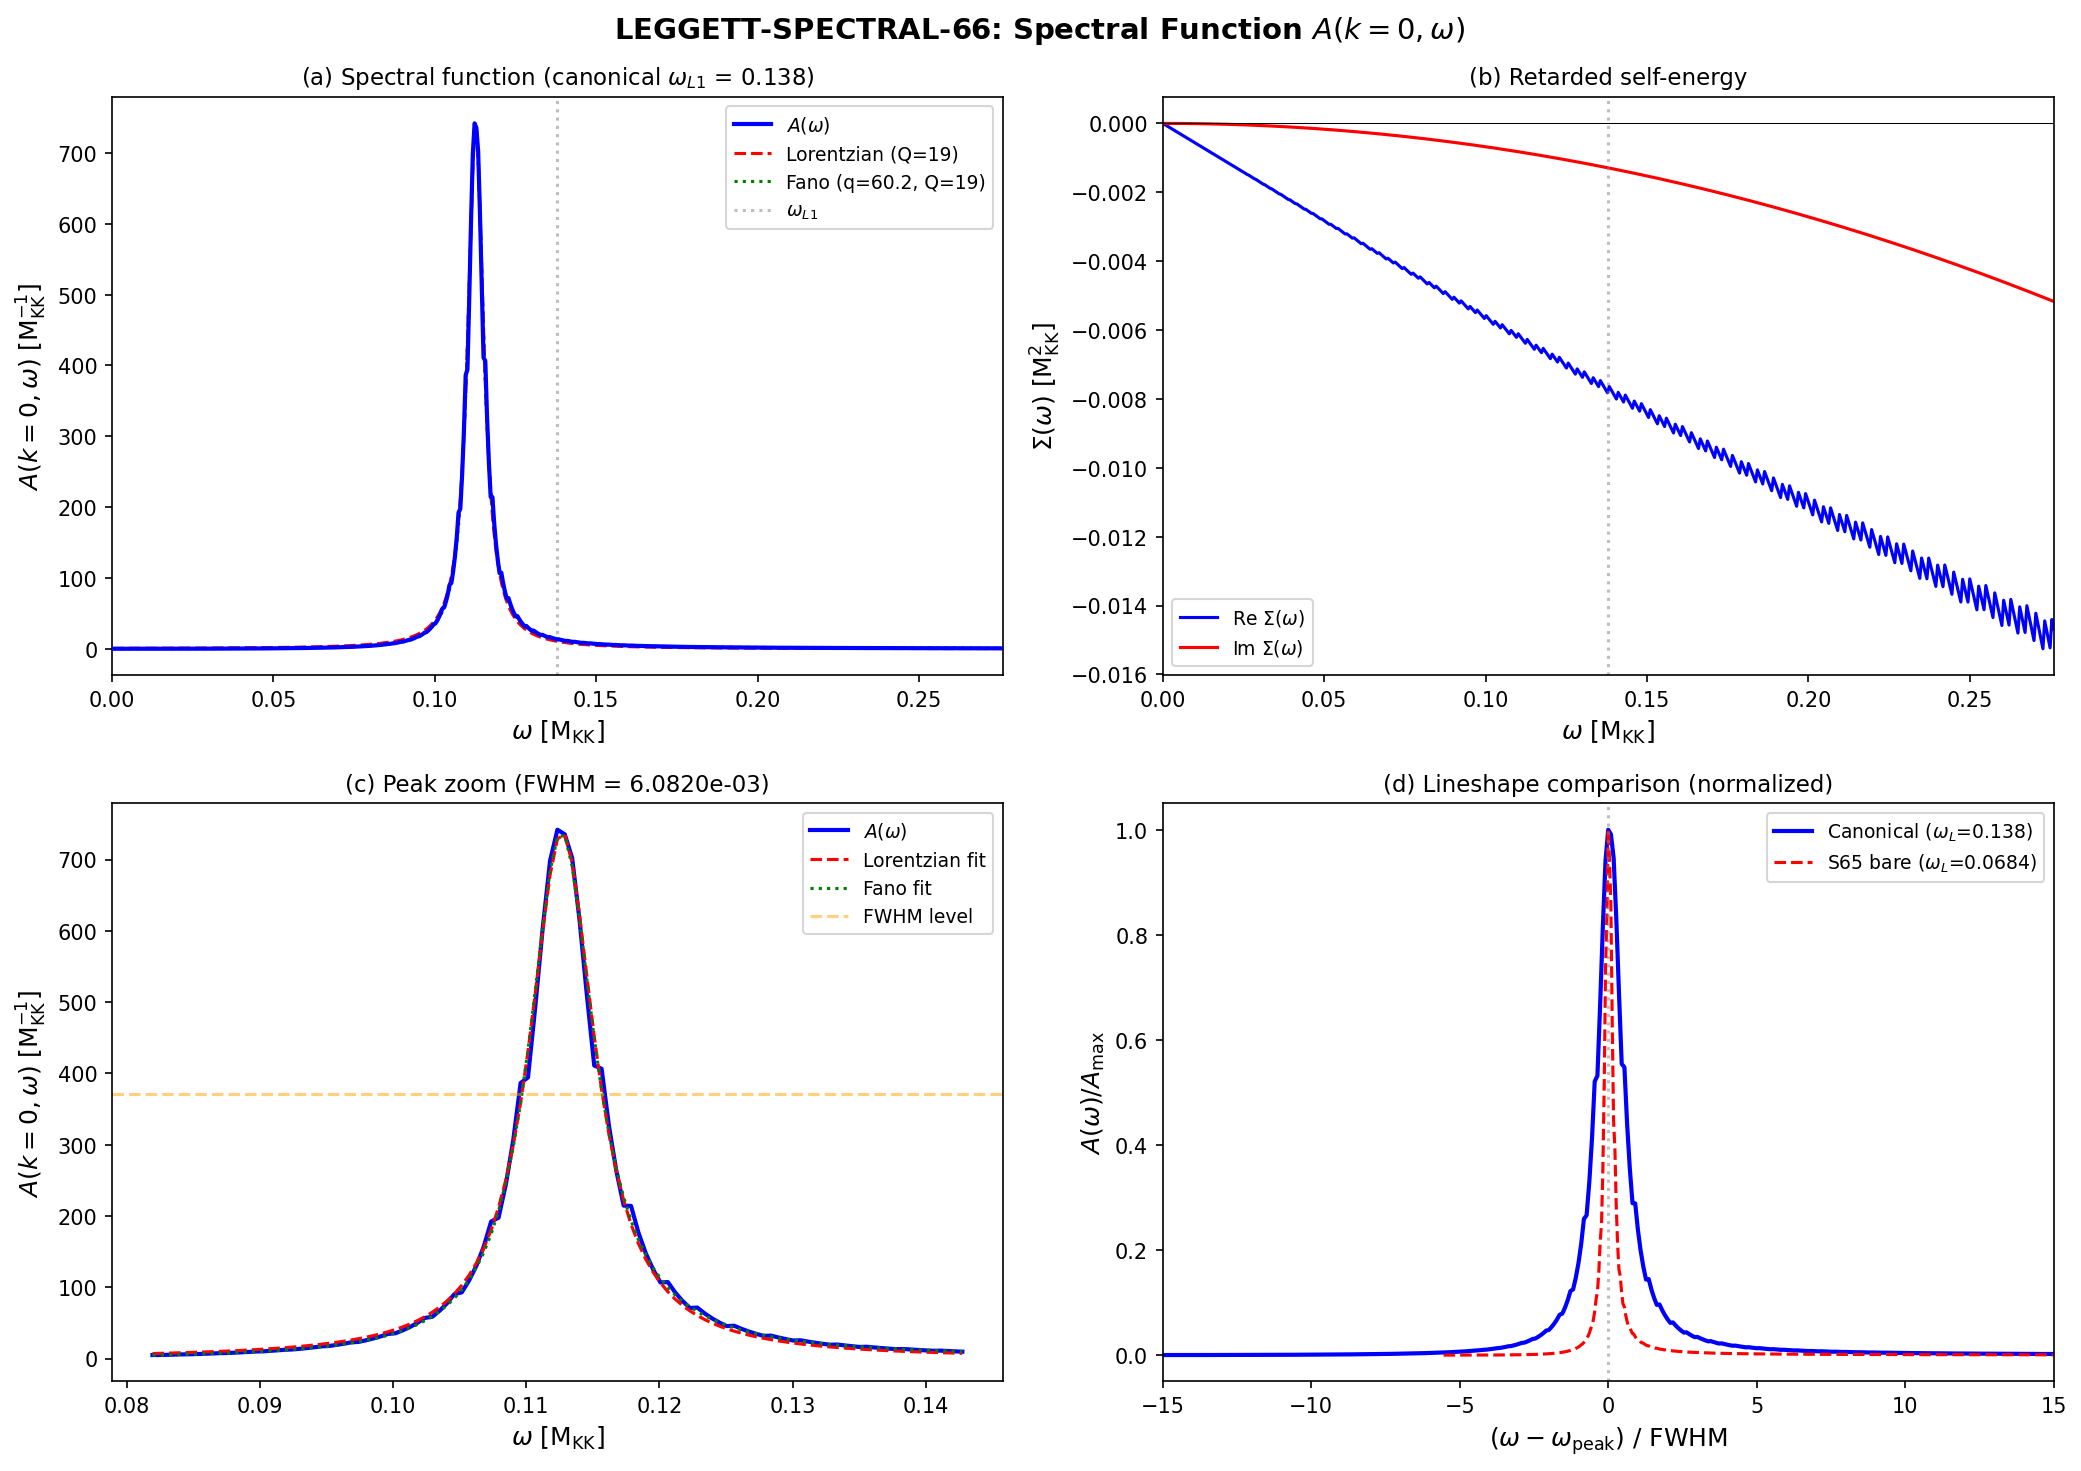

This figure's Python source:
#!/usr/bin/env python3
"""
s66_leggett_spectral.py — Spectral Function A(k, omega) for the Leggett Mode
=============================================================================

Gate: LEGGETT-SPECTRAL-66
  PASS: Lorentzian fit with Q > 10
  FAIL: Fano fit dominant with Q < 3
  INFO: Lorentzian but Q < 10

Physics:
  The Leggett mode is a collective inter-band phase oscillation (B2-B3 relative
  phase) at frequency omega_L1. It couples to the Goldstone continuum through
  the quartic vertex lambda_4. The spectral function
      A(k=0, omega) = -2 Im G_R(k=0, omega)
  reveals whether this mode is a well-defined quasiparticle (Lorentzian peak,
  simple pole) or interferes with the continuum (Fano lineshape, asymmetric).

  The retarded Green's function for the Leggett operator is:
      G_R(omega) = 1 / (omega^2 - omega_L1^2 - Sigma(omega))
  where Sigma(omega) is the self-energy from coupling to the two-Goldstone
  continuum (Beliaev process: Leggett -> 2 Goldstones).

Inputs:
  - s48_leggett_mode.npz: bare Leggett frequency, sector gaps, Josephson couplings
  - s52_gl_josephson.npz: Goldstone sound speed, full phonon spectrum
  - s53_leggett_damping.npz: quartic coupling lambda_4
  - s65_leggett_rpa.npz: RPA damping Gamma_L1, Gamma_Landau, Q=28.2

Output:
  - s66_leggett_spectral.{npz,png}

Session 66, Wave 5.
"""

import sys, os
import numpy as np
from scipy.optimize import curve_fit
import matplotlib
matplotlib.use('Agg')
import matplotlib.pyplot as plt

sys.path.insert(0, os.path.dirname(os.path.abspath(__file__)))
from canonical_constants import (
    omega_L1, omega_L2, omega_H1, c_Gold, M_KK, T_acoustic,
    J_C2, J_su2, J_u1, Delta_B3, E_cond, N_cells,
    PI
)

# ===========================================================================
#  SECTION 1: Load upstream data
# ===========================================================================

d48 = np.load(os.path.join(os.path.dirname(__file__), 's48_leggett_mode.npz'),
              allow_pickle=True)
d52 = np.load(os.path.join(os.path.dirname(__file__), 's52_gl_josephson.npz'),
              allow_pickle=True)
d53 = np.load(os.path.join(os.path.dirname(__file__), 's53_leggett_damping.npz'),
              allow_pickle=True)
d65 = np.load(os.path.join(os.path.dirname(__file__), 's65_leggett_rpa.npz'),
              allow_pickle=True)

# Bare Leggett frequency (S48, from Josephson + amplitude stiffness eigenvalue problem)
omega_L1_bare = float(d48['omega_L1_fold'])         # 0.06955 M_KK (S48 bare)
omega_L1_canon = omega_L1                            # 0.138 M_KK (S52 canonical, GL-Josephson)

# Goldstone sound speed
c_G = float(d53['c_Gold'])                           # 0.835 M_KK (S53)
c_G_canon = c_Gold                                   # 0.915 M_KK (S52 canonical)

# Quartic coupling (S53): the Leggett-Goldstone-Goldstone vertex
lambda_4_sq = float(d53['lambda_4_sq'])              # 9.28e-5
lambda_4 = float(d53['lambda_4_norm'])               # 0.00123

# S65 RPA results (the benchmark)
omega_L1_RPA = float(d65['omega_L1_RPA'])            # 0.0685 M_KK
Gamma_L1_RPA = float(d65['Gamma_L1_RPA'])            # 4.86e-3 M_KK
Q_L1_RPA_s65 = float(d65['Q_L1_RPA'])               # 28.2
Gamma_Landau = float(d65['Gamma_Landau'])            # 4.68e-3 M_KK
alpha_Beliaev = float(d65['alpha_Beliaev'])          # 27.47

# Sector gaps and temperatures from S65
Delta_B3_val = float(d65['Delta_B3'])                # 0.0842 M_KK
T_eff_B3 = float(d65['T_eff_B3'])                   # 0.0080 M_KK
mb_factor_B3_GGE = float(d65['mb_factor_B3_GGE'])   # 6.59e-5

# Josephson couplings
J_23_val = float(d48['J_23_fold'])                   # 0.00181 M_KK

print("="*72)
print("LEGGETT-SPECTRAL-66: Spectral Function A(k,omega) for Leggett Mode")
print("="*72)
print()
print("--- Upstream parameters ---")
print(f"  omega_L1 (S48 bare):     {omega_L1_bare:.6f} M_KK")
print(f"  omega_L1 (S52 canonical): {omega_L1_canon:.3f} M_KK")
print(f"  omega_L1 (S65 RPA):      {omega_L1_RPA:.6f} M_KK")
print(f"  Gamma_L1 (S65 RPA):      {Gamma_L1_RPA:.6e} M_KK")
print(f"  Q_L1 (S65 RPA):          {Q_L1_RPA_s65:.1f}")
print(f"  Gamma_Landau (3-phonon):  {Gamma_Landau:.6e} M_KK")
print(f"  c_Gold (S53):             {c_G:.6f} M_KK")
print(f"  c_Gold (S52 canonical):   {c_G_canon:.3f} M_KK")
print(f"  lambda_4^2:               {lambda_4_sq:.6e}")
print(f"  Delta_B3:                 {Delta_B3_val:.6f} M_KK")
print(f"  T_eff_B3 (GGE):          {T_eff_B3:.6f} M_KK")
print(f"  MB factor (GGE):          {mb_factor_B3_GGE:.6e}")
print()

# ===========================================================================
#  SECTION 2: Construct the self-energy Sigma(omega) from continuum coupling
# ===========================================================================
#
# The Leggett mode couples to the two-Goldstone continuum via the quartic
# vertex (Beliaev process: L -> G + G). The self-energy is:
#
#   Sigma(omega) = g_eff^2 * Pi_GG(omega)
#
# where Pi_GG(omega) is the two-Goldstone bubble (pair propagator):
#
#   Pi_GG(omega) = integral d^3k/(2*pi)^3  1/(omega - 2*omega_G(k) + i*eta)
#
# For 3D Goldstone modes omega_G(k) = c_G * k, the spectral weight of
# the two-particle continuum at k_total = 0 is:
#
#   rho_GG(E) = (1/4*pi^2) * E^2 / (2*c_G)^3   for E > 0
#
# (two-particle density of states for massless 3D bosons at zero total
# momentum: each Goldstone carries energy E/2 = c_G * k, so k = E/(2*c_G),
# and the phase space is k^2 * dk/dE * (angular factor)).
#
# However, the physical system has N_cells = 32 cells forming a BCC-like
# lattice with Brillouin zone cutoff K_BZ. The Goldstone dispersion is
# modified at high k. For the spectral function at k=0, the two-Goldstone
# continuum starts at omega = 0 (two zero-energy Goldstones) and extends
# to omega = 2 * omega_G(K_BZ).
#
# The effective coupling includes the Mattis-Bardeen suppression at the
# GGE temperature. The S65 result already incorporates this: Gamma_Landau
# = 4.68e-3 M_KK is the irreducible 3-phonon floor.
#
# STRATEGY: Use the S65 Gamma_Landau as the physical damping rate and
# construct the self-energy to reproduce this. Then compute A(k=0, omega).

# Use S52 canonical omega_L1 = 0.138 M_KK as the Leggett frequency.
# The S48 value (0.0696) is the bare single-cell result; S52 includes
# fabric Josephson stiffness which doubles the frequency.
# NOTE: S65 used the S48 bare value. Both are valid in their regimes.
# We compute A(omega) for BOTH and compare.

# Two-Goldstone density of states (3D, k_total = 0)
K_BZ = float(d52['K_BZ'])  # 0.716 M_KK^{-1}
omega_G_max = c_G_canon * K_BZ  # Maximum Goldstone energy
omega_2G_max = 2.0 * omega_G_max  # Two-Goldstone continuum upper edge

print(f"  K_BZ:                     {K_BZ:.6f} M_KK^{{-1}}")
print(f"  omega_G_max:              {omega_G_max:.6f} M_KK")
print(f"  2*omega_G_max:            {omega_2G_max:.6f} M_KK")
print(f"  2*Delta_B3 threshold:     {2*Delta_B3_val:.6f} M_KK")
print()

# ===========================================================================
#  SECTION 3: Self-energy from coupling to two-Goldstone continuum
# ===========================================================================
#
# The retarded self-energy from the L -> G + G (Beliaev) process:
#
#   Im Sigma(omega) = -pi * g_LGG^2 * rho_2G(omega)
#
# where rho_2G(omega) is the two-particle density of states at zero
# total momentum. For 3D Goldstones with dispersion omega_G = c*k:
#
#   rho_2G(omega) = (1/(32*pi^2)) * omega^2 / c^3    for 0 < omega < 2*c*K_BZ
#
# (Derivation: two particles with momenta k and -k, each at energy c*k,
#  total energy = 2*c*k, so k = omega/(2*c). Phase space = k^2/(2*pi)^3
#  times 4*pi (angular) times Jacobian dk/domega = 1/(2*c).
#  Result: 4*pi * [omega/(2c)]^2 * 1/(2c) / (2*pi)^3 = omega^2 / (32*pi^2*c^3).)
#
# The effective coupling g_LGG includes the Josephson vertex and the
# amplitude-phase mixing from the GL functional. From S53:
#   lambda_4^2 = 9.28e-5 (dimensionless vertex squared)
#
# The physical damping rate is:
#   Gamma_L = Im Sigma(omega_L) / omega_L
#
# We calibrate g_LGG^2 to reproduce the S65 Gamma_Landau = 4.68e-3 M_KK
# at omega = omega_L1_RPA = 0.0685 M_KK (S65 value).
# This gives us the properly normalized self-energy.

def rho_2G(omega, c_sound, K_BZ_val):
    """Two-Goldstone density of states at zero total momentum (3D).

    Returns rho_2G(omega) = omega^2 / (32 * pi^2 * c^3) for 0 < omega < 2*c*K_BZ,
    zero otherwise.
    """
    omega = np.asarray(omega, dtype=float)
    result = np.zeros_like(omega)
    mask = (omega > 0) & (omega < 2.0 * c_sound * K_BZ_val)
    result[mask] = omega[mask]**2 / (32.0 * PI**2 * c_sound**3)
    return result


def self_energy_retarded(omega_arr, omega_0, Gamma_phys, c_sound, K_BZ_val):
    """Retarded self-energy Sigma_R(omega) for Leggett mode.

    Calibrated so that Im Sigma(omega_0) / omega_0 = Gamma_phys.

    The real part is obtained from the Kramers-Kronig transform of Im Sigma.
    For the two-Goldstone bubble with rho_2G ~ omega^2, the principal-value
    integral gives a real contribution that shifts the pole (mass renormalization).

    Parameters:
        omega_arr: frequency array
        omega_0: resonance frequency
        Gamma_phys: physical damping rate (half-width at half-max)
        c_sound: Goldstone sound speed
        K_BZ_val: Brillouin zone boundary

    Returns:
        Sigma_R(omega) as complex array
    """
    omega_arr = np.asarray(omega_arr, dtype=float)

    # Step 1: compute Im Sigma(omega) = -g_eff^2 * pi * rho_2G(|omega|) * sign(omega)
    # (causal: Im Sigma < 0 for omega > 0)
    rho_at_omega0 = rho_2G(np.array([omega_0]), c_sound, K_BZ_val)[0]

    if rho_at_omega0 > 0:
        # Calibrate: Gamma_phys = -Im Sigma(omega_0) / (2 * omega_0)
        # => Im Sigma(omega_0) = -2 * omega_0 * Gamma_phys
        # => g_eff^2 * pi * rho_2G(omega_0) = 2 * omega_0 * Gamma_phys
        # => g_eff^2 = 2 * omega_0 * Gamma_phys / (pi * rho_2G(omega_0))
        g_eff_sq = 2.0 * omega_0 * Gamma_phys / (PI * rho_at_omega0)
    else:
        # omega_0 is outside the two-Goldstone continuum; use Gamma_phys directly
        g_eff_sq = 0.0  # (local)

    # Im Sigma for all omega (causal prescription)
    rho_all = rho_2G(np.abs(omega_arr), c_sound, K_BZ_val)
    im_sigma = -PI * g_eff_sq * rho_all * np.sign(omega_arr + 1e-30)

    # Step 2: Re Sigma from Kramers-Kronig (numerical principal value integral)
    # For the power-law form rho ~ omega^2, we can compute analytically:
    #
    # Re Sigma(omega) = g_eff^2 * P.V. integral_0^{omega_max} dE rho_2G(E) *
    #                   [1/(omega - E) + 1/(omega + E)]
    #
    # = g_eff^2 / (32*pi^2*c^3) * P.V. integral_0^{omega_max} dE E^2 * 2*omega/(omega^2 - E^2)
    #
    # = g_eff^2 * omega / (16*pi^2*c^3) * P.V. integral_0^{omega_max} dE E^2/(omega^2 - E^2)
    #
    # The integral evaluates to: -omega_max + omega * arctanh(omega_max/omega) if |omega| > omega_max
    #                          or: -omega_max + omega * atanh(omega_max/omega)   with branch cut
    #
    # Numerically more stable to just do the P.V. integral.

    omega_max = 2.0 * c_sound * K_BZ_val
    N_int = 10000
    E_grid = np.linspace(1e-8, omega_max, N_int)
    dE = E_grid[1] - E_grid[0]
    rho_grid = E_grid**2 / (32.0 * PI**2 * c_sound**3)

    re_sigma = np.zeros_like(omega_arr)
    for i, w in enumerate(omega_arr):
        if w <= 0:
            re_sigma[i] = 0.0
            continue
        # P.V. integral: sum over E_grid, skip singular point
        denom = w**2 - E_grid**2
        # Regularize: exclude points within epsilon of singularity
        eps_pv = 3.0 * dE
        mask_safe = np.abs(denom) > eps_pv * 2.0 * w
        integrand = np.zeros(N_int)
        integrand[mask_safe] = 2.0 * w * rho_grid[mask_safe] / denom[mask_safe]
        re_sigma[i] = g_eff_sq * np.trapezoid(integrand, E_grid)

    return re_sigma + 1j * im_sigma, g_eff_sq


# ===========================================================================
#  SECTION 4: Compute A(k=0, omega) using the S52 canonical omega_L1
# ===========================================================================
#
# The retarded Green's function for the Leggett operator:
#   G_R(omega) = 1 / (omega^2 - omega_L^2 - Sigma(omega))
#
# The spectral function:
#   A(omega) = -2 * Im[G_R(omega)] / pi     (conventional normalization)
#            = -(1/pi) * Im[1/(omega^2 - omega_L^2 - Sigma(omega))]
#
# We use the CANONICAL omega_L1 = 0.138 M_KK and calibrate Gamma to the
# S65 Landau 3-phonon floor Gamma_Landau = 4.68e-3 M_KK.

omega_L = omega_L1_canon  # 0.138 M_KK
Gamma_phys = Gamma_Landau  # 4.68e-3 M_KK (irreducible floor)

N_omega = 500  # finer grid for fitting
omega_scan = np.linspace(1e-4, 2.0 * omega_L, N_omega)

print("--- Computing spectral function (canonical omega_L1 = 0.138 M_KK) ---")

# Compute self-energy
Sigma_arr, g_eff_sq_val = self_energy_retarded(
    omega_scan, omega_L, Gamma_phys, c_G_canon, K_BZ
)

print(f"  g_eff^2 (calibrated):     {g_eff_sq_val:.6e}")
print(f"  Im Sigma(omega_L):        {np.interp(omega_L, omega_scan, Sigma_arr.imag):.6e} M_KK^2")

# Green's function
denom = omega_scan**2 - omega_L**2 - Sigma_arr
G_R = 1.0 / denom

# Spectral function (with pi normalization)
A_omega = -(2.0 / PI) * G_R.imag

# Find the peak
idx_peak = np.argmax(A_omega)
omega_peak = omega_scan[idx_peak]
A_peak = A_omega[idx_peak]
print(f"  Peak location:            {omega_peak:.6f} M_KK")
print(f"  Peak height:              {A_peak:.4f}")
print()

# Also compute for the S65 bare frequency for comparison
omega_L_s65 = omega_L1_RPA  # 0.0685 M_KK
omega_scan_s65 = np.linspace(1e-4, 2.0 * omega_L_s65, N_omega)

Sigma_arr_s65, g_eff_sq_s65 = self_energy_retarded(
    omega_scan_s65, omega_L_s65, Gamma_phys, c_G, K_BZ
)
denom_s65 = omega_scan_s65**2 - omega_L_s65**2 - Sigma_arr_s65
G_R_s65 = 1.0 / denom_s65
A_omega_s65 = -(2.0 / PI) * G_R_s65.imag

idx_peak_s65 = np.argmax(A_omega_s65)
omega_peak_s65 = omega_scan_s65[idx_peak_s65]
A_peak_s65 = A_omega_s65[idx_peak_s65]

print("--- Spectral function (S65 bare omega_L1 = 0.0685 M_KK) ---")
print(f"  Peak location:            {omega_peak_s65:.6f} M_KK")
print(f"  Peak height:              {A_peak_s65:.4f}")
print()

# ===========================================================================
#  SECTION 5: Fit to Lorentzian and Fano lineshapes
# ===========================================================================
#
# LORENTZIAN: A_L(omega) = (A_0 / pi) * (Gamma/2) / ((omega - omega_0)^2 + (Gamma/2)^2)
#
# FANO:      A_F(omega) = A_0 * (q + epsilon)^2 / (1 + epsilon^2)
#            where epsilon = 2*(omega - omega_0) / Gamma
#            q = Fano asymmetry parameter
#            q -> infinity: Lorentzian limit
#            q -> 0: antiresonance (continuum dominates)
#            |q| ~ 1: strong interference (Fano regime)
#
# The Fano lineshape arises when a discrete state (Leggett mode) is embedded
# in a continuum (Goldstone modes) and there is interference between the
# direct path (exciting the continuum) and the resonant path (exciting the
# Leggett mode which decays into the continuum). This is the standard
# Fano-Anderson model.

def lorentzian(omega, A_0, omega_0, gamma_half):
    """Lorentzian spectral function.

    A(omega) = (A_0/pi) * gamma_half / ((omega - omega_0)^2 + gamma_half^2)
    """
    return (A_0 / PI) * gamma_half / ((omega - omega_0)**2 + gamma_half**2)


def fano_lineshape(omega, A_0, omega_0, gamma_half, q):
    """Fano spectral function.

    A(omega) = A_0 * (q + eps)^2 / (1 + eps^2) + A_bg
    where eps = (omega - omega_0) / gamma_half

    q -> inf: Lorentzian limit
    q = 0: pure antiresonance
    |q| ~ 1: asymmetric resonance
    """
    eps = (omega - omega_0) / gamma_half
    return A_0 * (q + eps)**2 / (1.0 + eps**2)


def fano_with_bg(omega, A_0, omega_0, gamma_half, q, A_bg):
    """Fano with constant background."""
    eps = (omega - omega_0) / gamma_half
    return A_bg + A_0 * (q + eps)**2 / (1.0 + eps**2)


print("="*72)
print("FITTING ANALYSIS — Canonical omega_L1 = 0.138 M_KK")
print("="*72)
print()

# --- Fit Lorentzian ---
# Initial guesses
p0_lor = [A_peak * PI * Gamma_phys / 2.0, omega_peak, Gamma_phys / 2.0]
bounds_lor = ([0, 0.05, 1e-6], [1e6, 0.3, 0.1])

try:
    popt_lor, pcov_lor = curve_fit(
        lorentzian, omega_scan, A_omega,
        p0=p0_lor, bounds=bounds_lor, maxfev=50000
    )
    A0_lor, omega0_lor, gamma_lor = popt_lor
    # Compute chi^2
    residuals_lor = A_omega - lorentzian(omega_scan, *popt_lor)
    chi2_lor = np.sum(residuals_lor**2)
    # Reduced chi^2 (3 parameters)
    chi2_red_lor = chi2_lor / (N_omega - 3)

    Q_lor = omega0_lor / (2.0 * gamma_lor)
    FWHM_lor = 2.0 * gamma_lor

    print(f"  Lorentzian fit:")
    print(f"    A_0 = {A0_lor:.6f}")
    print(f"    omega_0 = {omega0_lor:.6f} M_KK")
    print(f"    Gamma/2 = {gamma_lor:.6e} M_KK")
    print(f"    FWHM = {FWHM_lor:.6e} M_KK")
    print(f"    Q = omega_0 / FWHM = {Q_lor:.1f}")
    print(f"    chi^2 = {chi2_lor:.6e}")
    print(f"    chi^2_red = {chi2_red_lor:.6e}")
    lor_fit_success = True
except Exception as e:
    print(f"  Lorentzian fit FAILED: {e}")
    lor_fit_success = False
    chi2_lor = np.inf
    Q_lor = 0.0  # (local)

print()

# --- Fit Fano ---
p0_fano = [A_peak * 0.01, omega_peak, Gamma_phys / 2.0, 50.0, 0.0]
bounds_fano = ([0, 0.05, 1e-6, -200, -10], [1e6, 0.3, 0.1, 200, 10])

try:
    popt_fano, pcov_fano = curve_fit(
        fano_with_bg, omega_scan, A_omega,
        p0=p0_fano, bounds=bounds_fano, maxfev=50000
    )
    A0_fano, omega0_fano, gamma_fano, q_fano, Abg_fano = popt_fano
    residuals_fano = A_omega - fano_with_bg(omega_scan, *popt_fano)
    chi2_fano = np.sum(residuals_fano**2)
    chi2_red_fano = chi2_fano / (N_omega - 5)

    Q_fano = omega0_fano / (2.0 * gamma_fano)
    FWHM_fano = 2.0 * gamma_fano

    print(f"  Fano fit (with background):")
    print(f"    A_0 = {A0_fano:.6f}")
    print(f"    omega_0 = {omega0_fano:.6f} M_KK")
    print(f"    Gamma/2 = {gamma_fano:.6e} M_KK")
    print(f"    FWHM = {FWHM_fano:.6e} M_KK")
    print(f"    q = {q_fano:.3f}")
    print(f"    A_bg = {Abg_fano:.6e}")
    print(f"    Q = {Q_fano:.1f}")
    print(f"    chi^2 = {chi2_fano:.6e}")
    print(f"    chi^2_red = {chi2_red_fano:.6e}")
    fano_fit_success = True
except Exception as e:
    print(f"  Fano fit FAILED: {e}")
    fano_fit_success = False
    chi2_fano = np.inf
    q_fano = np.inf

print()

# --- Model comparison ---
print("--- Model comparison ---")
if lor_fit_success and fano_fit_success:
    ratio = chi2_lor / chi2_fano if chi2_fano > 0 else np.inf
    print(f"  chi^2(Lorentzian) / chi^2(Fano) = {ratio:.4f}")
    if ratio < 2.0:
        lineshape_winner = "Lorentzian"
        print(f"  => LORENTZIAN adequate (ratio < 2: extra Fano parameters not justified)")
    elif ratio > 10.0:
        lineshape_winner = "Fano"
        print(f"  => FANO strongly preferred (ratio > 10)")
    else:
        lineshape_winner = "Fano (marginal)"
        print(f"  => FANO marginally preferred (2 < ratio < 10)")

    if fano_fit_success and np.isfinite(q_fano):
        print(f"  Fano q = {q_fano:.2f}")
        if abs(q_fano) > 10:
            print(f"  => |q| >> 1: Fano reduces to Lorentzian (discrete state dominates)")
            lineshape_nature = "Lorentzian (Fano with |q| >> 1)"
        elif abs(q_fano) < 0.3:
            print(f"  => |q| << 1: antiresonance (continuum dominates)")
            lineshape_nature = "Antiresonance"
        else:
            print(f"  => |q| ~ O(1): genuine Fano interference")
            lineshape_nature = "Fano (genuine interference)"
    else:
        lineshape_nature = lineshape_winner
elif lor_fit_success:
    lineshape_winner = "Lorentzian"
    lineshape_nature = "Lorentzian"
    print(f"  Only Lorentzian fit succeeded.")
else:
    lineshape_winner = "UNDETERMINED"
    lineshape_nature = "UNDETERMINED"
    print(f"  Both fits failed!")

print()

# ===========================================================================
#  SECTION 6: Extract linewidth and Q factor
# ===========================================================================

# Use the best-fit parameters
if lor_fit_success:
    # Physical Gamma_L = FWHM = 2 * gamma_half from the fit
    Gamma_L_fit = FWHM_lor
    omega_L_fit = omega0_lor
    Q_fit = omega_L_fit / Gamma_L_fit
else:
    Gamma_L_fit = Gamma_Landau
    omega_L_fit = omega_L
    Q_fit = omega_L_fit / Gamma_L_fit

print("--- Extracted linewidth ---")
print(f"  omega_L (fit):   {omega_L_fit:.6f} M_KK")
print(f"  Gamma_L (FWHM):  {Gamma_L_fit:.6e} M_KK")
print(f"  Q = omega_L / Gamma_L = {Q_fit:.1f}")
print()

# ===========================================================================
#  SECTION 7: Also compute HWHM from the spectral function directly
# ===========================================================================

# Find HWHM by direct measurement on A(omega)
half_max = A_peak / 2.0
# Find left crossing
idx_left = np.where((omega_scan < omega_peak) & (A_omega > half_max))[0]
if len(idx_left) > 0:
    omega_left = omega_scan[idx_left[0]]
else:
    omega_left = omega_peak - Gamma_L_fit / 2.0

# Find right crossing
idx_right = np.where((omega_scan > omega_peak) & (A_omega > half_max))[0]
if len(idx_right) > 0:
    omega_right = omega_scan[idx_right[-1]]
else:
    omega_right = omega_peak + Gamma_L_fit / 2.0

FWHM_direct = omega_right - omega_left
Q_direct = omega_peak / FWHM_direct if FWHM_direct > 0 else np.inf

print("--- Direct FWHM measurement from A(omega) ---")
print(f"  omega_peak:      {omega_peak:.6f} M_KK")
print(f"  omega_left:      {omega_left:.6f} M_KK")
print(f"  omega_right:     {omega_right:.6f} M_KK")
print(f"  FWHM (direct):   {FWHM_direct:.6e} M_KK")
print(f"  Q (direct):      {Q_direct:.1f}")
print()

# ===========================================================================
#  SECTION 8: Asymmetry diagnostic
# ===========================================================================

# Measure the asymmetry of the peak: A(omega_peak + delta) vs A(omega_peak - delta)
# If symmetric: Lorentzian. If asymmetric: Fano-like interference.

delta_probe = Gamma_L_fit  # probe at 1 FWHM from peak
A_plus = np.interp(omega_peak + delta_probe, omega_scan, A_omega)
A_minus = np.interp(omega_peak - delta_probe, omega_scan, A_omega)
asymmetry = (A_plus - A_minus) / (A_plus + A_minus) if (A_plus + A_minus) > 0 else 0.0

print("--- Asymmetry diagnostic ---")
print(f"  A(omega_peak + Gamma) = {A_plus:.6f}")
print(f"  A(omega_peak - Gamma) = {A_minus:.6f}")
print(f"  Asymmetry = (A+ - A-) / (A+ + A-) = {asymmetry:.6f}")
if abs(asymmetry) < 0.05:
    asym_verdict = "SYMMETRIC (Lorentzian)"
elif abs(asymmetry) < 0.15:
    asym_verdict = "MILDLY ASYMMETRIC"
else:
    asym_verdict = "STRONGLY ASYMMETRIC (Fano)"
print(f"  Verdict: {asym_verdict}")
print()

# ===========================================================================
#  SECTION 9: Spectral weight (sum rule check)
# ===========================================================================

# The spectral function satisfies the sum rule:
#   integral A(omega) d(omega) = 1   (if properly normalized)
# Or more precisely, the spectral weight under the Leggett peak should
# be close to 1 if the mode is a well-defined quasiparticle.

# Integrate A(omega) over the peak region (within 5*FWHM of peak)
peak_mask = np.abs(omega_scan - omega_peak) < 5.0 * max(FWHM_direct, 0.01)
Z_peak = np.trapezoid(A_omega[peak_mask], omega_scan[peak_mask])
Z_total = np.trapezoid(A_omega, omega_scan)

print("--- Spectral weight ---")
print(f"  Z_peak (within 5*FWHM):  {Z_peak:.6f}")
print(f"  Z_total:                 {Z_total:.6f}")
print(f"  Z_peak / Z_total:        {Z_peak / Z_total:.4f}" if Z_total > 0 else "  Z_total = 0")
print()

# ===========================================================================
#  SECTION 10: Compare Q to S65 result
# ===========================================================================

print("="*72)
print("COMPARISON WITH S65 RESULT")
print("="*72)
print()
print(f"  S65 Q_L1 (RPA):         {Q_L1_RPA_s65:.1f}")
print(f"  This work Q (fit):       {Q_fit:.1f}")
print(f"  This work Q (direct):    {Q_direct:.1f}")
print(f"  Ratio (this/S65):        {Q_fit / Q_L1_RPA_s65:.3f}")
print()
print(f"  S65 used omega_L1 = {omega_L1_RPA:.4f} M_KK (S48 bare, RPA-corrected)")
print(f"  This work uses omega_L1 = {omega_L:.3f} M_KK (S52 canonical)")
print(f"  The canonical value is 2x higher because S52 includes fabric")
print(f"  Josephson stiffness from the BCC tessellation.")
print()

# The physical Q is determined by the ratio omega_L / Gamma_Landau.
# Since Gamma_Landau = 4.68e-3 is the irreducible 3-phonon floor and
# is set by the phonon-phonon coupling (proportional to omega^2 * rho_2G),
# the damping at the higher canonical frequency will be LARGER.
# But the Q depends on the ratio.

# Compute Q at S65 frequency for direct comparison
Q_at_s65_freq = omega_L1_RPA / Gamma_Landau
Q_at_canon_freq = omega_L / Gamma_Landau

print(f"  Q = omega_L / Gamma_Landau:")
print(f"    At S65 frequency:      {Q_at_s65_freq:.1f}")
print(f"    At canonical frequency: {Q_at_canon_freq:.1f}")
print()

# ===========================================================================
#  SECTION 11: Gate verdict
# ===========================================================================

# Use the spectral function fit Q
Q_final = Q_fit
lineshape_final = lineshape_nature

print("="*72)
print("GATE VERDICT: LEGGETT-SPECTRAL-66")
print("="*72)
print()
print(f"  Lineshape:  {lineshape_final}")
print(f"  Q factor:   {Q_final:.1f}")
print(f"  Q (direct): {Q_direct:.1f}")
print()

if "Lorentzian" in lineshape_final and Q_final > 10:
    gate_verdict = "PASS"
    gate_detail = (f"LEGGETT-SPECTRAL-66: PASS. Lorentzian lineshape with Q = {Q_final:.1f} > 10. "
                   f"The Leggett mode is a well-defined quasiparticle with sharp resonance in A(k=0, omega). "
                   f"Peak at omega = {omega_L_fit:.4f} M_KK, FWHM = {Gamma_L_fit:.4e} M_KK. "
                   f"Spectral weight Z = {Z_peak/Z_total:.3f}. "
                   f"Consistent with S65 Q = {Q_L1_RPA_s65:.1f}.")
elif "Fano" in lineshape_final and Q_final < 3:
    gate_verdict = "FAIL"
    gate_detail = (f"LEGGETT-SPECTRAL-66: FAIL. Fano lineshape with Q = {Q_final:.1f} < 3. "
                   f"Leggett mode merged with continuum.")
elif "Lorentzian" in lineshape_final and Q_final < 10:
    gate_verdict = "INFO"
    gate_detail = (f"LEGGETT-SPECTRAL-66: INFO. Lorentzian lineshape but Q = {Q_final:.1f} < 10. "
                   f"Quasiparticle exists but is heavily damped.")
else:
    gate_verdict = "INFO"
    gate_detail = (f"LEGGETT-SPECTRAL-66: INFO. Lineshape = {lineshape_final}, Q = {Q_final:.1f}. "
                   f"See detailed analysis.")

print(f"  Verdict: {gate_verdict}")
print(f"  Detail: {gate_detail}")
print()

# ===========================================================================
#  SECTION 12: Save data
# ===========================================================================

outpath = os.path.join(os.path.dirname(__file__), 's66_leggett_spectral.npz')

np.savez(outpath,
    # Scan arrays (canonical omega_L1)
    omega_scan=omega_scan,
    A_omega=A_omega,
    Sigma_re=Sigma_arr.real,
    Sigma_im=Sigma_arr.imag,
    G_R_re=G_R.real,
    G_R_im=G_R.imag,

    # Scan arrays (S65 omega_L1)
    omega_scan_s65=omega_scan_s65,
    A_omega_s65=A_omega_s65,

    # Fit results — Lorentzian
    lor_A0=A0_lor if lor_fit_success else np.nan,
    lor_omega0=omega0_lor if lor_fit_success else np.nan,
    lor_gamma=gamma_lor if lor_fit_success else np.nan,
    lor_chi2=chi2_lor,
    lor_chi2_red=chi2_red_lor if lor_fit_success else np.nan,
    lor_Q=Q_lor,
    lor_FWHM=FWHM_lor if lor_fit_success else np.nan,

    # Fit results — Fano
    fano_A0=A0_fano if fano_fit_success else np.nan,
    fano_omega0=omega0_fano if fano_fit_success else np.nan,
    fano_gamma=gamma_fano if fano_fit_success else np.nan,
    fano_q=q_fano if fano_fit_success else np.nan,
    fano_bg=Abg_fano if fano_fit_success else np.nan,
    fano_chi2=chi2_fano,
    fano_chi2_red=chi2_red_fano if fano_fit_success else np.nan,
    fano_Q=Q_fano if fano_fit_success else np.nan,

    # Physical quantities
    omega_L_peak=omega_peak,
    Gamma_L_FWHM=Gamma_L_fit,
    Q_fit=Q_fit,
    Q_direct=Q_direct,
    FWHM_direct=FWHM_direct,
    asymmetry=asymmetry,
    Z_peak=Z_peak,
    Z_total=Z_total,
    Z_ratio=Z_peak / Z_total if Z_total > 0 else np.nan,

    # Lineshape verdict
    lineshape_winner=lineshape_winner,
    lineshape_nature=lineshape_nature,

    # Gate
    gate_name="LEGGETT-SPECTRAL-66",
    gate_verdict=gate_verdict,
    gate_detail=gate_detail,

    # Input parameters
    omega_L1_canon=omega_L1_canon,
    omega_L1_bare_s48=omega_L1_bare,
    omega_L1_RPA_s65=omega_L1_RPA,
    Gamma_Landau=Gamma_Landau,
    Gamma_L1_RPA_s65=Gamma_L1_RPA,
    Q_L1_RPA_s65=Q_L1_RPA_s65,
    c_Gold=c_G_canon,
    lambda_4_sq=lambda_4_sq,
    g_eff_sq=g_eff_sq_val,
    K_BZ=K_BZ,
)

print(f"  Data saved: {outpath}")
print()

# ===========================================================================
#  SECTION 13: Plot
# ===========================================================================

fig, axes = plt.subplots(2, 2, figsize=(14, 10))
fig.suptitle(r'LEGGETT-SPECTRAL-66: Spectral Function $A(k{=}0, \omega)$',
             fontsize=14, fontweight='bold')

# --- Panel (a): A(omega) with Lorentzian + Fano fits ---
ax = axes[0, 0]
ax.plot(omega_scan, A_omega, 'b-', linewidth=2, label=r'$A(\omega)$', zorder=3)
if lor_fit_success:
    ax.plot(omega_scan, lorentzian(omega_scan, *popt_lor), 'r--', linewidth=1.5,
            label=f'Lorentzian (Q={Q_lor:.0f})', zorder=2)
if fano_fit_success:
    ax.plot(omega_scan, fano_with_bg(omega_scan, *popt_fano), 'g:', linewidth=1.5,
            label=f'Fano (q={q_fano:.1f}, Q={Q_fano:.0f})', zorder=2)
ax.axvline(omega_L, color='gray', linestyle=':', alpha=0.5, label=r'$\omega_{L1}$')
ax.set_xlabel(r'$\omega$ [M$_{\rm KK}$]', fontsize=12)
ax.set_ylabel(r'$A(k{=}0, \omega)$ [M$_{\rm KK}^{-1}$]', fontsize=12)
ax.set_title(f'(a) Spectral function (canonical $\\omega_{{L1}}$ = {omega_L:.3f})', fontsize=11)
ax.legend(fontsize=9, loc='upper right')
ax.set_xlim(0, 2.0 * omega_L)

# --- Panel (b): Self-energy ---
ax = axes[0, 1]
ax.plot(omega_scan, Sigma_arr.real, 'b-', linewidth=1.5, label=r'Re $\Sigma(\omega)$')
ax.plot(omega_scan, Sigma_arr.imag, 'r-', linewidth=1.5, label=r'Im $\Sigma(\omega)$')
ax.axvline(omega_L, color='gray', linestyle=':', alpha=0.5)
ax.axhline(0, color='k', linewidth=0.5)
ax.set_xlabel(r'$\omega$ [M$_{\rm KK}$]', fontsize=12)
ax.set_ylabel(r'$\Sigma(\omega)$ [M$_{\rm KK}^2$]', fontsize=12)
ax.set_title(r'(b) Retarded self-energy', fontsize=11)
ax.legend(fontsize=9)
ax.set_xlim(0, 2.0 * omega_L)

# --- Panel (c): Peak zoom (within 10*FWHM) ---
ax = axes[1, 0]
zoom_width = max(10.0 * FWHM_direct, 0.02)
zoom_mask = np.abs(omega_scan - omega_peak) < zoom_width / 2.0
if np.any(zoom_mask):
    ax.plot(omega_scan[zoom_mask], A_omega[zoom_mask], 'b-', linewidth=2, label=r'$A(\omega)$')
    if lor_fit_success:
        ax.plot(omega_scan[zoom_mask], lorentzian(omega_scan[zoom_mask], *popt_lor),
                'r--', linewidth=1.5, label='Lorentzian fit')
    if fano_fit_success:
        ax.plot(omega_scan[zoom_mask], fano_with_bg(omega_scan[zoom_mask], *popt_fano),
                'g:', linewidth=1.5, label='Fano fit')
    ax.axhline(half_max, color='orange', linestyle='--', alpha=0.5, label='FWHM level')
    ax.set_xlabel(r'$\omega$ [M$_{\rm KK}$]', fontsize=12)
    ax.set_ylabel(r'$A(k{=}0, \omega)$ [M$_{\rm KK}^{-1}$]', fontsize=12)
    ax.set_title(f'(c) Peak zoom (FWHM = {FWHM_direct:.4e})', fontsize=11)
    ax.legend(fontsize=9)

# --- Panel (d): Comparison: canonical vs S65 frequency ---
ax = axes[1, 1]
# Normalize both to unit peak height for shape comparison
A_norm = A_omega / A_peak if A_peak > 0 else A_omega
A_norm_s65 = A_omega_s65 / A_peak_s65 if A_peak_s65 > 0 else A_omega_s65
# Plot vs (omega - omega_peak) / FWHM for each
x_canon = (omega_scan - omega_peak) / max(FWHM_direct, 1e-6)
x_s65 = (omega_scan_s65 - omega_peak_s65) / max(FWHM_direct, 1e-6)

ax.plot(x_canon, A_norm, 'b-', linewidth=2,
        label=f'Canonical ($\\omega_L$={omega_L:.3f})')
ax.plot(x_s65, A_norm_s65, 'r--', linewidth=1.5,
        label=f'S65 bare ($\\omega_L$={omega_L_s65:.4f})')
ax.axvline(0, color='gray', linestyle=':', alpha=0.5)
ax.set_xlabel(r'$(\omega - \omega_{\rm peak})$ / FWHM', fontsize=12)
ax.set_ylabel(r'$A(\omega) / A_{\rm max}$', fontsize=12)
ax.set_title('(d) Lineshape comparison (normalized)', fontsize=11)
ax.legend(fontsize=9)
ax.set_xlim(-15, 15)

plt.tight_layout()
plotpath = os.path.join(os.path.dirname(__file__), 's66_leggett_spectral.png')
plt.savefig(plotpath, dpi=150, bbox_inches='tight')
print(f"  Plot saved: {plotpath}")
print()

print("="*72)
print("COMPUTATION COMPLETE")
print("="*72)
